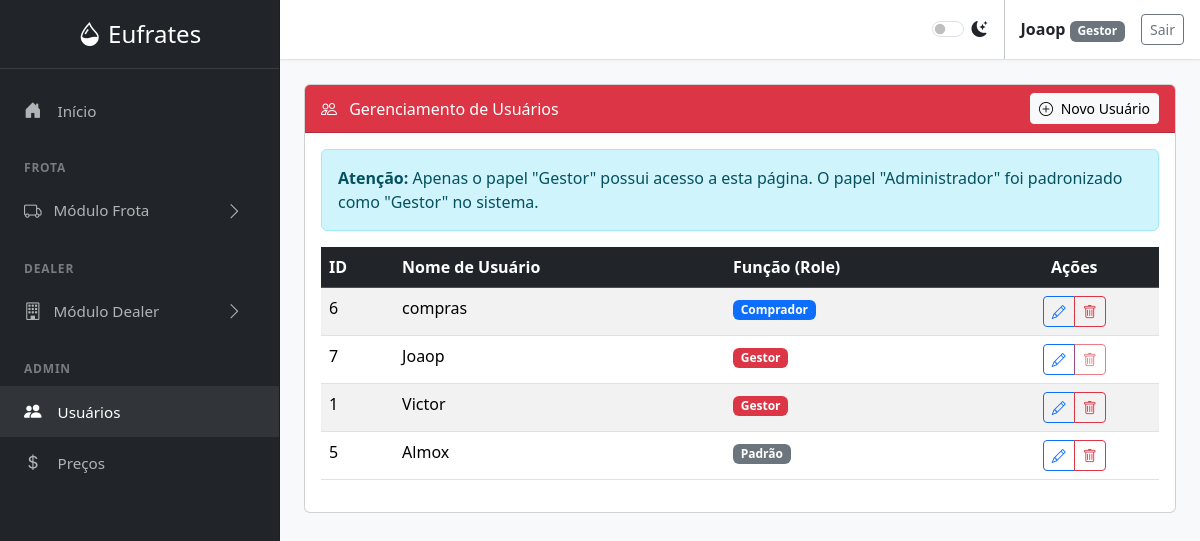
The page /admin/users (signed in) on the database its author committed.
### tables this page shows
CREATE TABLE users (
        id INTEGER PRIMARY KEY AUTOINCREMENT,
        username TEXT NOT NULL UNIQUE,
        password_hash TEXT NOT NULL,
        role TEXT NOT NULL CHECK(role IN ('Gestor', 'Comprador', 'Padrão'))
    );

### auth.py (the view)
@auth_bp.route('/admin/users', methods=['GET'])
@login_required
@roles_required(['Gestor'])
def user_management():
    users = get_all_users()
    roles = ['Administrador', 'Gestor', 'Comprador', 'Padrão']
    return render_template('user_management.html', active_page='user_management', users=users, roles=roles)

### database.py (called while the page is built)
def get_db_connection():
    conn = sqlite3.connect('abastecimentos.db')
    conn.row_factory = sqlite3.Row
    return conn

def get_user_by_id(user_id):
    conn = get_db_connection()
    user = conn.execute('SELECT * FROM users WHERE id = ?', (user_id,)).fetchone()
    conn.close()
    return user

def get_all_users():
    conn = get_db_connection()
    df = pd.read_sql("SELECT id, username, role FROM users ORDER BY role, username", conn)
    conn.close()
    return df.to_dict('records')

### utils.py (called while the page is built)
def inject_now():
    return {'now': datetime.now(), 'g': g}

def load_logged_in_user():
    user_id = session.get('user_id')
    g.user = get_user_by_id(user_id) if user_id else None

def login_required(view):
    @wraps(view)
    def wrapped_view(*args, **kwargs):
        if g.user is None:
            flash('Você precisa estar logado para acessar esta página.', 'warning')
            return redirect(url_for('auth.login'))
        return view(*args, **kwargs)
    return wrapped_view

def roles_required(roles):
    def wrapper(view):
        @wraps(view)
        def wrapped_view(*args, **kwargs):
            if g.user is None:
                flash('Você precisa estar logado para acessar esta página.', 'warning')
                return redirect(url_for('auth.login'))
            if g.user['role'] not in roles and g.user['role'] != 'Administrador':
                flash('Acesso negado. Sua função não permite acessar esta página.', 'danger')
                return redirect(url_for('frota.index'))
            return view(*args, **kwargs)
        return wrapped_view
    return wrapper

### templates/user_management.html (shortened to what this page needs)
{% extends "base.html" %}
{% block content %}
<div class="card">
    <div class="card-header bg-danger text-white d-flex justify-content-between align-items-center">
        <div>
            <i class="bi bi-people me-2"></i> Gerenciamento de Usuários
        </div>
        <button class="btn btn-light btn-sm" data-bs-toggle="modal" data-bs-target="#novoUsuarioModal" onclick="resetForm('formNovoUsuario')">
            <i class="bi bi-plus-circle me-1"></i> Novo Usuário
        </button>
    </div>
    <div class="card-body">
        <div class="alert alert-info">
            <strong>Atenção:</strong> Apenas o papel "Gestor" possui acesso a esta página. O papel "Administrador" foi padronizado como "Gestor" no sistema.
        </div>
        <div class="table-responsive">
            <table class="table table-striped table-hover">
                <thead class="table-dark">
                    <tr>
                        <th>ID</th>
                        <th>Nome de Usuário</th>
                        <th>Função (Role)</th>
                        <th class="text-center">Ações</th>
                    </tr>
                </thead>
                <tbody>
                    {% for user in users %}
                    <tr id="user-row-{{ user.id }}">
                        <td>{{ user.id }}</td>
                        <td>{{ user.username }}</td>
                        <td>
                            <span class="badge
                                {% if user.role == 'Gestor' %}bg-danger
                                {% elif user.role == 'Comprador' %}bg-primary
                                {% else %}bg-secondary{% endif %}">
                                {{ user.role }}
                            </span>
                        </td>
                        <td class="text-center">
                            <div class="btn-group btn-group-sm">
                                <button class="btn btn-outline-primary"
                                        onclick="abrirModalEdicao({{ user.id }}, '{{ user.username }}', '{{ user.role }}')"
                                        data-bs-toggle="tooltip" title="Editar">
                                    <i class="bi bi-pencil"></i>
                                </button>
                                {% if user.id != g.user.id %}
                                <button class="btn btn-outline-danger"
                                        onclick="deletarUsuario({{ user.id }}, '{{ user.username }}')"
                                        data-bs-toggle="tooltip" title="Excluir">
                                    <i class="bi bi-trash"></i>
                                </button>
                                {% else %}
                                <button class="btn btn-outline-danger" disabled title="Não é possível excluir seu próprio usuário">
                                    <i class="bi bi-trash"></i>
                                </button>
                                {% endif %}
                            </div>
                        </td>
                    </tr>
                    {% endfor %}
                </tbody>
            </table>
        </div>
    </div>
</div>
{% endblock %}

### templates/base.html (shortened to what this page needs)
<!DOCTYPE html>
<html lang="pt-BR" data-bs-theme="light">
<head>
    <link href="https://cdn.jsdelivr.net/npm/bootstrap@5.3.3/dist/css/bootstrap.min.css" rel="stylesheet">
    <link rel="stylesheet" href="https://cdn.jsdelivr.net/npm/bootstrap-icons@1.11.3/font/bootstrap-icons.min.css">
</head>
<body>
    <div class="sidebar text-white">
        <div class="sidebar-header text-center">
            <a href="{{ url_for('frota.index') }}" class="fs-4 text-white text-decoration-none">
                <i class="bi bi-droplet-half"></i> Eufrates
            </a>
        </div>
        <ul class="nav flex-column flex-grow-1 mt-3">
            <li class="nav-item">
                <a class="nav-link {% if active_page == 'index' %}active{% endif %}" href="{{ url_for('frota.index') }}">
                    <i class="bi bi-house-door-fill"></i> Início
                </a>
            </li>
            <div class="sidebar-heading">Frota</div>
            <li class="nav-item">
                <a class="nav-link d-flex align-items-center" data-bs-toggle="collapse" href="#frotaSubmenu" role="button" aria-expanded="false" aria-controls="frotaSubmenu">
                    <i class="bi bi-truck"></i> Módulo Frota <i class="bi bi-chevron-right arrow"></i>
                </a>
            </li>
            <div class="sidebar-heading">Dealer</div>
            <li class="nav-item">
                <a class="nav-link d-flex align-items-center" data-bs-toggle="collapse" href="#dealerSubmenu" role="button" aria-expanded="false" aria-controls="dealerSubmenu">
                    <i class="bi bi-building"></i> Módulo Dealer <i class="bi bi-chevron-right arrow"></i>
                </a>
            </li>
            {% if g.user and g.user.role in ['Administrador', 'Gestor'] %}
            <div class="sidebar-heading">Admin</div>
            <li class="nav-item">
                <a class="nav-link {% if active_page == 'user_management' %}active{% endif %}" href="{{ url_for('auth.user_management') }}">
                    <i class="bi bi-people-fill"></i> Usuários
                </a>
            </li>
            <li class="nav-item">
                <a class="nav-link {% if active_page == 'reajuste_combustiveis' %}active{% endif %}" href="{{ url_for('frota.reajuste_combustiveis') }}">
                    <i class="bi bi-currency-dollar"></i> Preços
                </a>
            </li>
            {% endif %}
        </ul>
    </div>
    <div class="main-content">
        <nav class="top-nav px-3 d-flex align-items-center justify-content-end">
            <div class="form-check form-switch me-3">
                <input class="form-check-input" type="checkbox" role="switch" id="themeSwitcher">
                <label class="form-check-label" for="themeSwitcher"><i class="bi bi-moon-stars-fill"></i></label>
            </div>
            {% if g.user %}
                <div class="px-3">
                    <span class="fw-bold">{{ g.user.username }}</span>
                    <span class="badge text-bg-secondary">{{ g.user.role }}</span>
                </div>
                <a href="{{ url_for('auth.logout') }}" class="btn btn-outline-secondary btn-sm">Sair</a>
            {% endif %}
        </nav>
        <main class="page-content">
            {% block content %}{% endblock %}
        </main>
    </div>
</body>
</html>

### templates/base.html (style rules this page uses)
:root { --sidebar-width: 280px; }
body { display: flex; background-color: var(--bs-tertiary-bg); }
.sidebar { width: var(--sidebar-width); height: 100vh; position: fixed; top: 0; left: 0; display: flex; flex-direction: column; background-color: #212529; border-right: 1px solid var(--bs-border-color-translucent); overflow-y: auto; }
.main-content { margin-left: var(--sidebar-width); width: calc(100% - var(--sidebar-width)); }
.top-nav { background-color: var(--bs-body-bg); border-bottom: 1px solid var(--bs-border-color); min-height: 60px; box-shadow: 0 1px 3px rgba(0,0,0, .04); }
.page-content { padding: 1.5rem; }
.sidebar-header { padding: 1rem 1.5rem; border-bottom: 1px solid rgba(255, 255, 255, 0.1); }
.sidebar .nav-link { color: rgba(255, 255, 255, 0.65); font-size: 0.95rem; padding: 0.75rem 1.5rem; }
.sidebar .nav-link:hover, .sidebar .nav-link.active { background-color: rgba(255, 255, 255, 0.07); color: #fff; }
.sidebar .nav-link .bi { margin-right: 0.75rem; font-size: 1.1rem; }
.sidebar .nav-link[data-bs-toggle="collapse"] .arrow { margin-left: auto; transition: transform 0.2s ease-in-out; }
.sidebar-heading { font-size: .75rem; text-transform: uppercase; letter-spacing: .05rem; font-weight: 600; color: rgba(255, 255, 255, 0.4); padding: 1.5rem 1.5rem 0.5rem; }

### rows shown on the page
users: user.username "Joaop", user.role "Gestor", id "7", username "Joaop", role "Gestor"
users: id "6", username "compras", role "Comprador"
users: id "1", username "Victor", role "Gestor"
users: id "5", username "Almox", role "Padrão"
